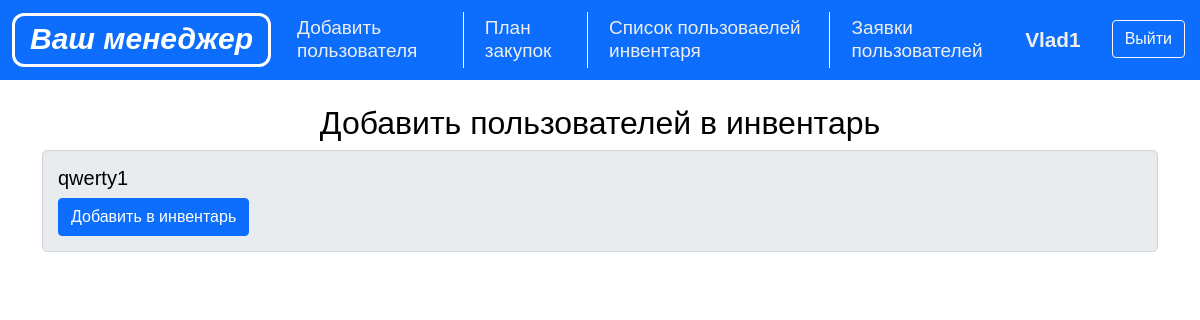
Page /add_users/ (signed in) on the earlier database version.
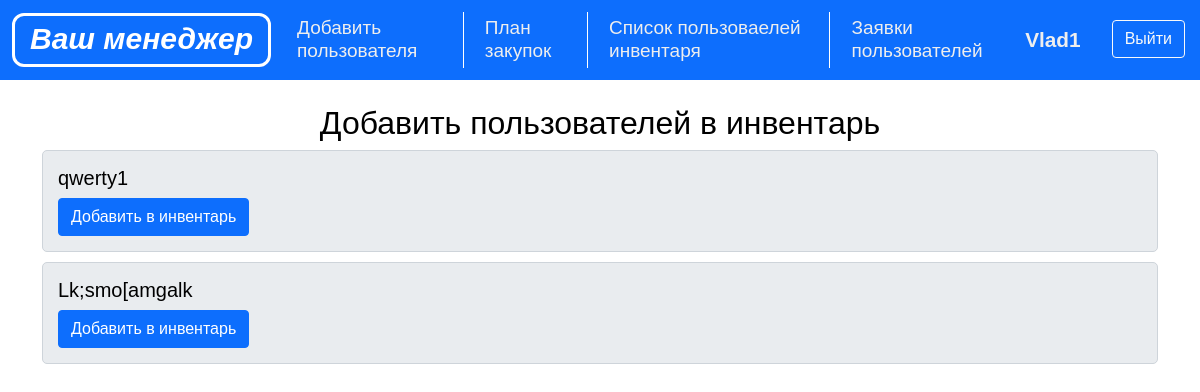
Same page on the later database version.
### data/models/user.py (models this page shows)
class User(SqlAlchemyBase, UserMixin, SerializerMixin):
    __tablename__ = 'user'
    id = sqlalchemy.Column(sqlalchemy.Integer, primary_key=True)
    type = sqlalchemy.Column(sqlalchemy.String)
    password = sqlalchemy.Column(sqlalchemy.String)
    name = sqlalchemy.Column(sqlalchemy.String)
    invent = sqlalchemy.Column(sqlalchemy.Integer)

### main.py (the view)
@app.route('/add_users/')
@login_required
def add_users():
    cur_user = flask_login.current_user
    if cur_user.type == "admin":
        users = db_ses.query(User).filter_by(type="user", invent=None).all()
        return render_template('add_users.html', users=users, name=cur_user.name)
    return "", 403

### main.py (called while the page is built)
@manager.user_loader
def load_user(user_id):
    return db_ses.query(User).get(user_id)

### templates/add_users.html (shortened to what this page needs)
{% extends "base.html" %}
{% block content %}
<div class="container user-list">
    <h2 align="center">Добавить пользователей в инвентарь</h2>
    <div class="row">
        {% for user in users %}
            <div class="col-12">
                <div class="user-item" id="user-{{ user.id }}">
                    <h5>{{ user.name }}</h5>
                    <button class="btn btn-primary" onclick="addToInventory({{ user.id }})">Добавить в инвентарь</button>
                </div>
            </div>
        {% endfor %}
    </div>
</div>
{% endblock %}

### templates/base.html (shortened to what this page needs)
<!DOCTYPE html>
<html lang="ru">
<head>
    <link href="https://cdn.jsdelivr.net/npm/bootstrap@5.1.3/dist/css/bootstrap.min.css" rel="stylesheet"
>
    <link rel="stylesheet" href="/static/css/style.css">
    <link rel="stylesheet" href="/static/css/admin_style.css">
</head>
<body>
<nav class="navbar navbar-expand-md navbar-dark bg-primary mb-4" style="display: flex; justify-content: space-between;">
    <div style="display: flex; justify-content: start; align-items: center;">
        <a href="/profile/" class="navbar-brand" style="margin-left: 12px">Ваш менеджер</a>
        <div style="display: flex; justify-content: space-around;">
            <a href="/add_users/" class="nav-link-tab">Добавить пользователя</a>
            <a href="/plan_admin/" class="nav-link-tab">План закупок</a>
            <a href="/list_admin/" class="nav-link-tab">Список пользоваелей инвентаря</a>
            <a href="/application_list/" class="nav-link-tab">Заявки пользователей</a>
        </div>
    </div>
    <div style="display: flex; justify-content: space-around;">
        <a href="/profile/" class="nav-link active">{{name}}</a>
        <a href="/выйти/">
            <button class="btn btn-outline-light" type="button" id="exit" style="margin-left: 15px; margin-right: 15px">Выйти</button>
        </a>
    </div>
</nav>
<main>
    {% block content %}{% endblock %}
</main>
</body>
</html>

### static/css/style.css (style rules this page uses)
.navbar-brand { font-size: 30px; font-style: oblique; font-weight: bold; border: 3px solid white; border-radius: 12px; margin: 5px; margin-left: 10px; padding: 5px 15px 7px 15px; display: flex; }
.nav-link { font-size: 1.3rem; font-weight: bold; color: #eeeeee; }
.nav-link-tab { font-size: 19px; color: #eeeeee; display: block; padding: 0.5rem 1rem; text-decoration: none; transition: 0.1s; margin: 10px 5px; }
body { font-family: arial, sans-serif; font-size: 1rem; font-weight: normal; line-height: 1.2; color: #000; background-color: #fff; }
.user-item { background-color: #e9ecef; border: 1px solid #ced4da; border-radius: 5px; padding: 15px; margin-bottom: 10px; transition: transform 0.2s; cursor: pointer; }

### static/css/admin_style.css (style rules this page uses)
.navbar { height: 80px; background-color: #0d6efd; }

Differences in the rows shown:
added User: name "Lk;smo[amgalk"
